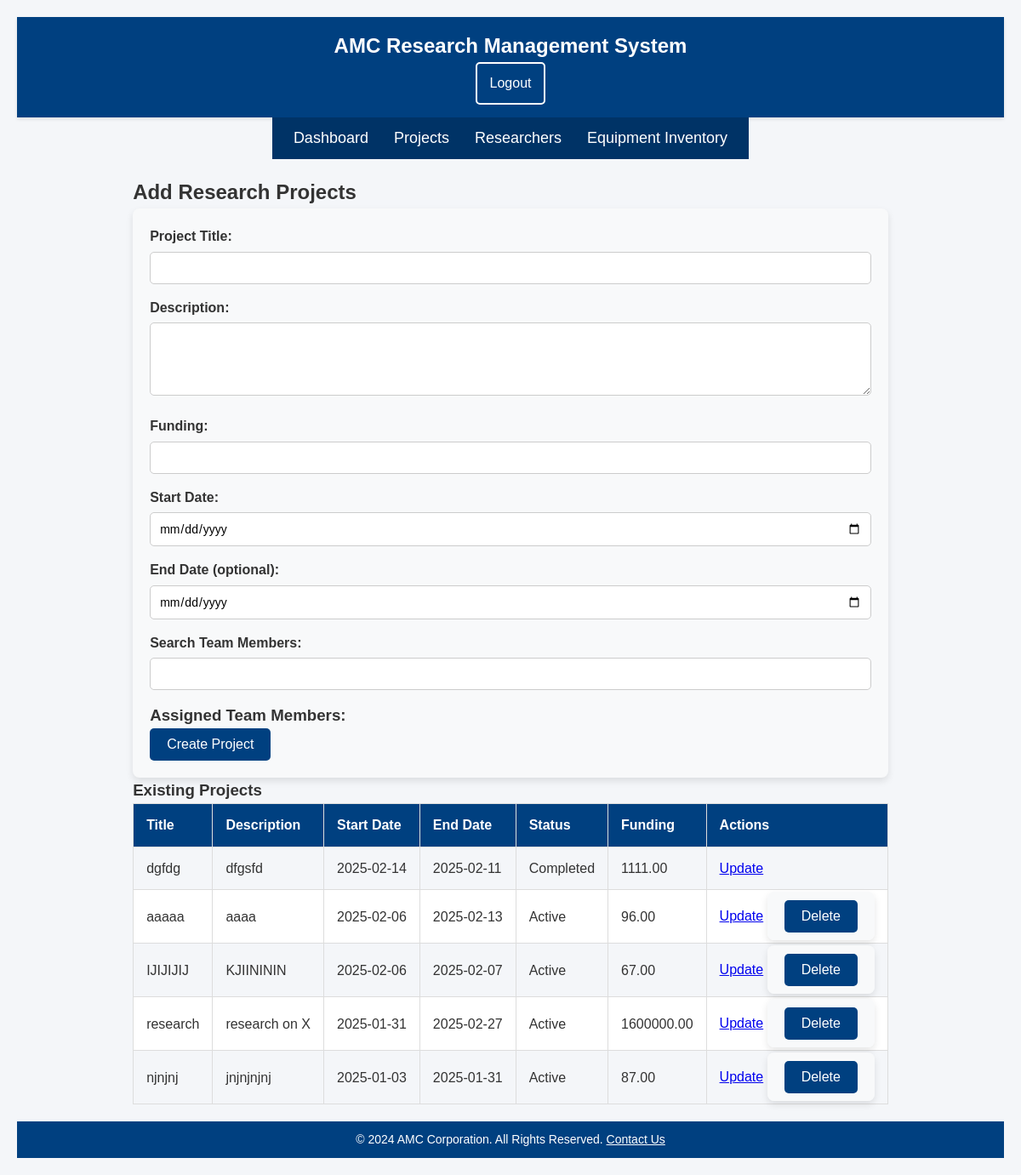
The app's page /projects.php (signed in) with its own data.
### tables this page shows
CREATE TABLE `projects` (
  `ProjectID` int(11) NOT NULL,
  `ProjectName` varchar(100) NOT NULL,
  `Description` text DEFAULT NULL,
  `StartDate` date NOT NULL,
  `EndDate` date DEFAULT NULL,
  `Status` enum('Active','Completed','On Hold') NOT NULL,
  `ProjectFunding` decimal(10,2) DEFAULT NULL,
  `CreatedBy` int(11) NOT NULL
);

### projects.php (the view, shortened to what this page needs)
<?php
require "config.php";
try {
$con=mysqli_connect($db_hostname,$db_username,$db_password);
}
catch (Exception $e) {
    printerror($e->getMessage(),$con);
}
$projects = [];
if ($_SESSION['user_role'] == 1 || $_SESSION['user_role'] == 2) {
    $result = $con->query("SELECT * FROM Projects ORDER BY StartDate DESC");
    while ($row = $result->fetch_assoc()) {
        $projects[] = $row;
    }
} else if ($_SESSION['user_role'] ==3) {
    $user_id = $_SESSION['user_id'];
    $stmt = $con->prepare("SELECT p.* FROM Projects p JOIN Researcher_Project rp ON p.ProjectID = rp.ProjectID WHERE rp.ResearcherID = ? ORDER BY p.StartDate DESC");
    $stmt->bind_param("i", $user_id);
    $stmt->execute();
    $result = $stmt->get_result();
    while ($row = $result->fetch_assoc()) {
        $projects[] = $row;
    }
}
?>
<!DOCTYPE html>
<html lang="en">
<head>
    <link rel="stylesheet" href="style.css">
</head>
<body>
    <header>
        <h1>AMC Research Management System</h1>
        <a href="logout.php" class="logout-btn">Logout</a>
    </header>
    <nav>
        <a href="dashboard.php">Dashboard</a>
        <a href="projects.php">Projects</a>
        <a href="researcher_profile.php">Researchers</a>
        <a href="equipment_inventory.php" class="active">Equipment Inventory</a>
    </nav>
    <main>
    <?php
    if ($_SESSION['user_role'] !=3) {
    ?>
        <section id="add-research-projects">
            <h2>Add Research Projects</h2>
            <form action="" method="POST">
                <label for="title">Project Title:</label>
                <input type="text" id="title" name="title" required>
                <label for="description">Description:</label>
                <textarea id="description" name="description" rows="4" required></textarea>
                <label for="funding">Funding:</label>
                <input type="number" id="funding" name="funding" required>
                <label for="start_date">Start Date:</label>
                <input type="date" id="start_date" name="start_date" required>
                <label for="end_date">End Date (optional):</label>
                <input type="date" id="end_date" name="end_date">
                <label for="search">Search Team Members:</label>
                <input type="text" id="search" onkeyup="searchUsers()">
                <h3>Assigned Team Members:</h3>
                <button type="submit" name="create_project">Create Project</button>
            </form>
        </section>
        <?php } ?>
        <section id="existing-projects">
            <h3>Existing Projects</h3>
            <table>
                <tr>
                    <th>Title</th>
                    <th>Description</th>
                    <th>Start Date</th>
                    <th>End Date</th>
                    <th>Status</th>
                    <th>Funding</th>
                    <th>Actions</th>
                </tr>
                <?php foreach ($projects as $row): ?>
                    <tr>
                        <td><?= htmlspecialchars($row['ProjectName'], ENT_QUOTES, 'UTF-8') ?></td>
                        <td><?= htmlspecialchars($row['Description'], ENT_QUOTES, 'UTF-8') ?></td>
                        <td><?= htmlspecialchars($row['StartDate'], ENT_QUOTES, 'UTF-8') ?></td>
                        <td><?= htmlspecialchars($row['EndDate']) ?></td>
                        <td><?= htmlspecialchars($row['Status']) ?></td>
                        <td><?= htmlspecialchars($row['ProjectFunding']) ?></td>
                        <td>
                        <?php if ($_SESSION['user_role'] != 3) { ?>
                            <a href='edit_project.php?project_id=<?= $row['ProjectID']; ?>'>Update</a>
                            <?php } ?>
                            <?php if ($_SESSION['user_role'] == 1 && $row['Status'] !== 'Completed'): ?>
                                <form action="" method="POST" style="display:inline;" onsubmit="return confirmDelete()">
                                    <button type="submit" name="delete_project">Delete</button>
                                </form>
                            <?php endif; ?>
                        </td>
                    </tr>
                <?php endforeach; ?>
            </table>
        </section>
    </main>
    <footer>
        <p>&copy; 2024 AMC Corporation. All Rights Reserved. <a href="#contact">Contact Us</a></p>
    </footer>
</body>
</html>

### style.css (style rules this page uses)
* { margin: 0; padding: 0; box-sizing: border-box; font-family: 'Arial', sans-serif; }
body { background-color: #f4f6f9; color: #333; line-height: 1.6; font-size: 16px; display: flex; flex-direction: column; align-items: center; padding: 20px; }
header { width: 100%; background-color: #004080; color: white; padding: 15px 20px; text-align: center; box-shadow: 0 2px 4px rgba(0, 0, 0, 0.1); }
header h1 { font-size: 24px; }
nav { display: flex; justify-content: center; background-color: #003366; padding: 10px; margin-bottom: 20px; }
nav a { color: white; text-decoration: none; margin: 0 15px; font-size: 18px; }
form label { display: block; margin-bottom: 5px; font-weight: bold; }
form input, form select, form textarea { width: 100%; padding: 10px; margin-bottom: 15px; border: 1px solid #ccc; border-radius: 5px; font-size: 14px; }
form button { background-color: #004080; color: white; padding: 10px 20px; border: none; border-radius: 5px; cursor: pointer; font-size: 16px; }
table { width: 100%; border-collapse: collapse; margin-bottom: 20px; background: white; }
table th, table td { padding: 12px 15px; border: 1px solid #ddd; text-align: left; }
table th { background-color: #004080; color: white; font-weight: bold; }
table tr:nth-child(even) { background-color: #f4f6f9; }
footer { margin-top: auto; width: 100%; text-align: center; background-color: #004080; color: white; padding: 10px; font-size: 14px; }
footer a { color: white; text-decoration: underline; }
.logout-btn { background-color: transparent; color: white; padding: 10px 15px; text-decoration: none; border-radius: 5px; display: inline-block; border: 2px solid white; transition: background 0.3s, color 0.3s; }
form { background-color: #f8f9fa; padding: 20px; border-radius: 8px; box-shadow: 0px 4px 8px rgba(0, 0, 0, 0.1); text-align: left; }
label { display: block; margin-bottom: 8px; }
input { width: 100%; padding: 10px; margin-bottom: 15px; border: 1px solid #ccc; border-radius: 5px; }

### records on screen
projects: ProjectName "dgfdg", Description "dfgsfd", StartDate "2025-02-14", EndDate "2025-02-11", Status "Completed", ProjectFunding "1111.00"
projects: ProjectName "aaaaa", Description "aaaa", StartDate "2025-02-06", EndDate "2025-02-13", Status "Active", ProjectFunding "96.00"
projects: ProjectName "IJIJIJIJ", Description "KJIINININ", StartDate "2025-02-06", EndDate "2025-02-07", Status "Active", ProjectFunding "67.00"
projects: ProjectName "research", Description "research on X", StartDate "2025-01-31", EndDate "2025-02-27", Status "Active", ProjectFunding "1600000.00"
projects: ProjectName "njnjnj", Description "jnjnjnjnj", StartDate "2025-01-03", EndDate "2025-01-31", Status "Active", ProjectFunding "87.00"
